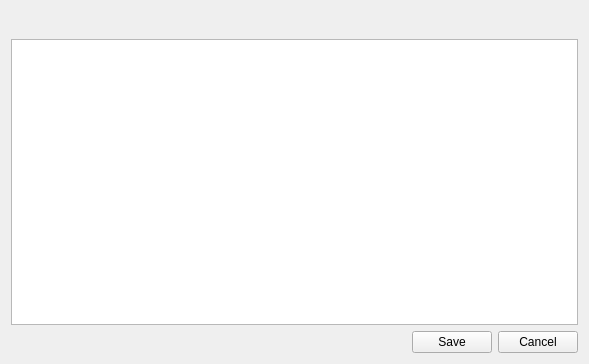
<?xml version="1.0" encoding="UTF-8"?>
<ui version="4.0">
 <class>EdgeParams</class>
 <widget class="QWidget" name="EdgeParams">
  <property name="windowModality">
   <enum>Qt::WindowModal</enum>
  </property>
  <property name="geometry">
   <rect>
    <x>0</x>
    <y>0</y>
    <width>589</width>
    <height>364</height>
   </rect>
  </property>
  <property name="focusPolicy">
   <enum>Qt::StrongFocus</enum>
  </property>
  <property name="windowTitle">
   <string>Relation params</string>
  </property>
  <property name="windowIcon">
   <iconset resource="../../share/mainResources.qrc">
    <normaloff>:/textedit/images/editpaste.png</normaloff>:/textedit/images/editpaste.png</iconset>
  </property>
  <layout class="QVBoxLayout" name="verticalLayout">
   <item>
    <layout class="QHBoxLayout" name="horizontalLayout_2">
     <property name="spacing">
      <number>0</number>
     </property>
     <item>
      <widget class="QPushButton" name="addWire">
       <property name="toolTip">
        <string>Add wire</string>
       </property>
       <property name="text">
        <string/>
       </property>
       <property name="icon">
        <iconset resource="../../share/mainResources.qrc">
         <normaloff>:/icons/images/package-new.png</normaloff>:/icons/images/package-new.png</iconset>
       </property>
       <property name="flat">
        <bool>true</bool>
       </property>
      </widget>
     </item>
     <item>
      <widget class="QPushButton" name="delWire">
       <property name="toolTip">
        <string>Del wire</string>
       </property>
       <property name="text">
        <string/>
       </property>
       <property name="icon">
        <iconset resource="../../share/mainResources.qrc">
         <normaloff>:/icons/images/package-remove.png</normaloff>:/icons/images/package-remove.png</iconset>
       </property>
       <property name="flat">
        <bool>true</bool>
       </property>
      </widget>
     </item>
     <item>
      <spacer name="horizontalSpacer_2">
       <property name="orientation">
        <enum>Qt::Horizontal</enum>
       </property>
       <property name="sizeHint" stdset="0">
        <size>
         <width>40</width>
         <height>20</height>
        </size>
       </property>
      </spacer>
     </item>
    </layout>
   </item>
   <item>
    <widget class="QTableView" name="wiresList">
     <property name="contextMenuPolicy">
      <enum>Qt::CustomContextMenu</enum>
     </property>
     <property name="selectionBehavior">
      <enum>QAbstractItemView::SelectRows</enum>
     </property>
     <property name="showGrid">
      <bool>true</bool>
     </property>
     <property name="sortingEnabled">
      <bool>true</bool>
     </property>
    </widget>
   </item>
   <item>
    <layout class="QHBoxLayout" name="horizontalLayout">
     <item>
      <spacer name="horizontalSpacer">
       <property name="orientation">
        <enum>Qt::Horizontal</enum>
       </property>
       <property name="sizeHint" stdset="0">
        <size>
         <width>40</width>
         <height>20</height>
        </size>
       </property>
      </spacer>
     </item>
     <item>
      <widget class="QPushButton" name="pbOk">
       <property name="text">
        <string>Save</string>
       </property>
       <property name="icon">
        <iconset resource="../../share/mainResources.qrc">
         <normaloff>:/textedit/images/filesave.png</normaloff>:/textedit/images/filesave.png</iconset>
       </property>
      </widget>
     </item>
     <item>
      <widget class="QPushButton" name="pbCancel">
       <property name="text">
        <string>Cancel</string>
       </property>
       <property name="icon">
        <iconset resource="../../share/mainResources.qrc">
         <normaloff>:/icons/del</normaloff>:/icons/del</iconset>
       </property>
      </widget>
     </item>
    </layout>
   </item>
  </layout>
  <action name="actionAdd_wire">
   <property name="icon">
    <iconset resource="../../share/mainResources.qrc">
     <normaloff>:/icons/images/package-new.png</normaloff>:/icons/images/package-new.png</iconset>
   </property>
   <property name="text">
    <string>Add wire</string>
   </property>
   <property name="shortcut">
    <string>+, Ctrl+A</string>
   </property>
  </action>
  <action name="actionRemove_wire">
   <property name="icon">
    <iconset resource="../../share/mainResources.qrc">
     <normaloff>:/icons/images/package-remove.png</normaloff>:/icons/images/package-remove.png</iconset>
   </property>
   <property name="text">
    <string>Remove wire</string>
   </property>
   <property name="shortcut">
    <string>-, Del, Ctrl+D</string>
   </property>
  </action>
  <action name="actionClose">
   <property name="text">
    <string>Close</string>
   </property>
   <property name="shortcut">
    <string>Ctrl+Q, Esc</string>
   </property>
  </action>
  <action name="actionSave">
   <property name="text">
    <string>Save</string>
   </property>
   <property name="shortcut">
    <string>Ctrl+S, Return</string>
   </property>
  </action>
 </widget>
 <resources>
  <include location="../../share/mainResources.qrc"/>
 </resources>
 <connections>
  <connection>
   <sender>addWire</sender>
   <signal>pressed()</signal>
   <receiver>actionAdd_wire</receiver>
   <slot>trigger()</slot>
   <hints>
    <hint type="sourcelabel">
     <x>271</x>
     <y>220</y>
    </hint>
    <hint type="destinationlabel">
     <x>-1</x>
     <y>-1</y>
    </hint>
   </hints>
  </connection>
  <connection>
   <sender>delWire</sender>
   <signal>pressed()</signal>
   <receiver>actionRemove_wire</receiver>
   <slot>trigger()</slot>
   <hints>
    <hint type="sourcelabel">
     <x>330</x>
     <y>216</y>
    </hint>
    <hint type="destinationlabel">
     <x>-1</x>
     <y>-1</y>
    </hint>
   </hints>
  </connection>
 </connections>
</ui>
